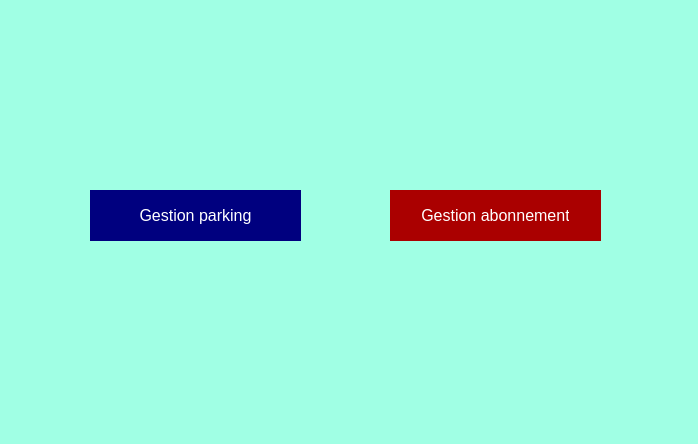
<?xml version="1.0" encoding="UTF-8"?>
<ui version="4.0">
 <class>choisir</class>
 <widget class="QDialog" name="choisir">
  <property name="geometry">
   <rect>
    <x>0</x>
    <y>0</y>
    <width>698</width>
    <height>444</height>
   </rect>
  </property>
  <property name="windowTitle">
   <string>Dialog</string>
  </property>
  <property name="styleSheet">
   <string notr="true">background:rgb(160, 255, 228)</string>
  </property>
  <widget class="QPushButton" name="pushButton">
   <property name="geometry">
    <rect>
     <x>90</x>
     <y>190</y>
     <width>211</width>
     <height>51</height>
    </rect>
   </property>
   <property name="styleSheet">
    <string notr="true">background-color:rgb(0, 0, 127);
border: none;
  color: white;
  padding: 15px 32px;
  text-align: center;
  text-decoration: none;
  display: inline-block;
  font-size: 16px;</string>
   </property>
   <property name="text">
    <string>Gestion parking</string>
   </property>
  </widget>
  <widget class="QPushButton" name="pushButton_2">
   <property name="geometry">
    <rect>
     <x>390</x>
     <y>190</y>
     <width>211</width>
     <height>51</height>
    </rect>
   </property>
   <property name="styleSheet">
    <string notr="true">background-color:rgb(170, 0, 0);
border: none;
  color: white;
  padding: 15px 32px;
  text-align: center;
  text-decoration: none;
  display: inline-block;
  font-size: 16px;</string>
   </property>
   <property name="text">
    <string>Gestion abonnement</string>
   </property>
  </widget>
 </widget>
 <resources/>
 <connections/>
</ui>
